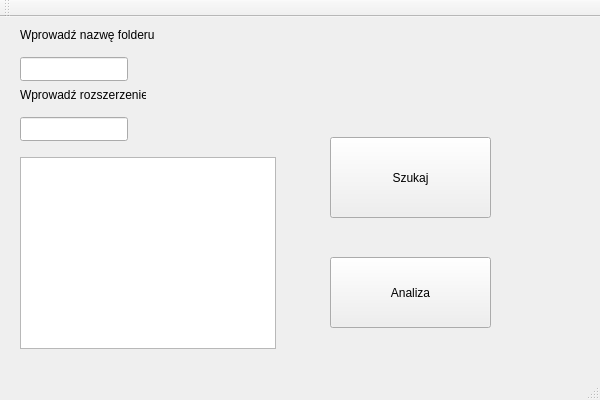
<?xml version="1.0" encoding="UTF-8"?>
<ui version="4.0">
 <class>GUIAppClass</class>
 <widget class="QMainWindow" name="GUIAppClass">
  <property name="geometry">
   <rect>
    <x>0</x>
    <y>0</y>
    <width>600</width>
    <height>400</height>
   </rect>
  </property>
  <property name="windowTitle">
   <string>GUIApp</string>
  </property>
  <widget class="QWidget" name="centralWidget">
   <widget class="QPushButton" name="searchButton">
    <property name="geometry">
     <rect>
      <x>330</x>
      <y>120</y>
      <width>161</width>
      <height>81</height>
     </rect>
    </property>
    <property name="text">
     <string>Szukaj</string>
    </property>
   </widget>
   <widget class="QPushButton" name="analyzeButton">
    <property name="geometry">
     <rect>
      <x>330</x>
      <y>240</y>
      <width>161</width>
      <height>71</height>
     </rect>
    </property>
    <property name="text">
     <string>Analiza</string>
    </property>
   </widget>
   <widget class="QListWidget" name="resultList">
    <property name="geometry">
     <rect>
      <x>20</x>
      <y>140</y>
      <width>256</width>
      <height>192</height>
     </rect>
    </property>
   </widget>
   <widget class="QLabel" name="label">
    <property name="geometry">
     <rect>
      <x>20</x>
      <y>10</y>
      <width>135</width>
      <height>16</height>
     </rect>
    </property>
    <property name="text">
     <string>Wprowadź nazwę folderu</string>
    </property>
   </widget>
   <widget class="QLineEdit" name="folderNameEdit">
    <property name="geometry">
     <rect>
      <x>20</x>
      <y>40</y>
      <width>108</width>
      <height>24</height>
     </rect>
    </property>
   </widget>
   <widget class="QLabel" name="label_2">
    <property name="geometry">
     <rect>
      <x>20</x>
      <y>70</y>
      <width>126</width>
      <height>16</height>
     </rect>
    </property>
    <property name="text">
     <string>Wprowadź rozszerzenie</string>
    </property>
   </widget>
   <widget class="QLineEdit" name="extensionLineEdit">
    <property name="geometry">
     <rect>
      <x>20</x>
      <y>100</y>
      <width>108</width>
      <height>24</height>
     </rect>
    </property>
   </widget>
   <widget class="QLabel" name="sciezkadostepu">
    <property name="geometry">
     <rect>
      <x>190</x>
      <y>30</y>
      <width>361</width>
      <height>41</height>
     </rect>
    </property>
    <property name="text">
     <string/>
    </property>
   </widget>
  </widget>
  <widget class="QMenuBar" name="menuBar">
   <property name="geometry">
    <rect>
     <x>0</x>
     <y>0</y>
     <width>600</width>
     <height>21</height>
    </rect>
   </property>
  </widget>
  <widget class="QToolBar" name="mainToolBar">
   <attribute name="toolBarArea">
    <enum>TopToolBarArea</enum>
   </attribute>
   <attribute name="toolBarBreak">
    <bool>false</bool>
   </attribute>
  </widget>
  <widget class="QStatusBar" name="statusBar"/>
 </widget>
 <layoutdefault spacing="6" margin="11"/>
 <resources>
  <include location="GUIApp.qrc"/>
 </resources>
 <connections/>
</ui>
